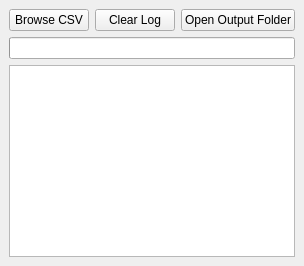
<ui version="4.0">
	<class>ValhallaCsvProcessorClass</class>
	<widget class="QMainWindow" name="ValhallaCsvProcessorClass">
		<widget class="QWidget" name="centralwidget">
			<layout class="QVBoxLayout" name="verticalLayout">
				<item>
					<layout class="QHBoxLayout" name="topLayout">
						<item>
							<widget class="QPushButton" name="pushButtonBrowse">
								<property name="text">
									<string>Browse CSV</string>
								</property>
							</widget>
						</item>
						<item>
							<widget class="QPushButton" name="pushButtonClearLog">
								<property name="text">
									<string>Clear Log</string>
								</property>
							</widget>
						</item>
						<item>
							<widget class="QPushButton" name="pushButtonOpenOutput">
								<property name="text">
									<string>Open Output Folder</string>
								</property>
							</widget>
						</item>
					</layout>
				</item>
				<item>
					<widget class="QProgressBar" name="progressBar">
						<property name="minimum">
							<number>0</number>
						</property>
						<property name="maximum">
							<number>100</number>
						</property>
					</widget>
				</item>
				<item>
					<widget class="QPlainTextEdit" name="plainTextEditLog">
						<property name="readOnly">
							<bool>true</bool>
						</property>
					</widget>
				</item>
			</layout>
		</widget>
	</widget>
	<resources/>
	<connections/>
</ui>
